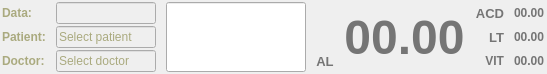
<?xml version="1.0" encoding="UTF-8"?>
<ui version="4.0">
 <class>bigviewnumcur</class>
 <widget class="QWidget" name="bigviewnumcur">
  <property name="geometry">
   <rect>
    <x>0</x>
    <y>0</y>
    <width>547</width>
    <height>68</height>
   </rect>
  </property>
  <property name="windowTitle">
   <string>Form</string>
  </property>
  <property name="styleSheet">
   <string notr="true">color: rgb(255, 255, 0);</string>
  </property>
  <layout class="QGridLayout" name="gridLayout_2">
   <property name="leftMargin">
    <number>0</number>
   </property>
   <property name="topMargin">
    <number>0</number>
   </property>
   <property name="rightMargin">
    <number>0</number>
   </property>
   <property name="bottomMargin">
    <number>0</number>
   </property>
   <property name="spacing">
    <number>0</number>
   </property>
   <item row="0" column="0">
    <layout class="QGridLayout" name="gridLayout" rowstretch="0,0,0" columnstretch="0,0,0,0,0,0,0,0,0">
     <property name="leftMargin">
      <number>2</number>
     </property>
     <property name="topMargin">
      <number>2</number>
     </property>
     <property name="rightMargin">
      <number>2</number>
     </property>
     <property name="bottomMargin">
      <number>2</number>
     </property>
     <property name="horizontalSpacing">
      <number>10</number>
     </property>
     <property name="verticalSpacing">
      <number>2</number>
     </property>
     <item row="1" column="1">
      <widget class="QLineEdit" name="lFioPatient">
       <property name="enabled">
        <bool>false</bool>
       </property>
       <property name="sizePolicy">
        <sizepolicy hsizetype="Fixed" vsizetype="Fixed">
         <horstretch>0</horstretch>
         <verstretch>0</verstretch>
        </sizepolicy>
       </property>
       <property name="minimumSize">
        <size>
         <width>100</width>
         <height>0</height>
        </size>
       </property>
       <property name="styleSheet">
        <string notr="true">color: rgb(170, 170, 127);</string>
       </property>
       <property name="text">
        <string>Select patient</string>
       </property>
      </widget>
     </item>
     <item row="0" column="5" rowspan="3" colspan="2">
      <widget class="QLabel" name="lCurAL">
       <property name="font">
        <font>
         <pointsize>36</pointsize>
         <weight>75</weight>
         <bold>true</bold>
        </font>
       </property>
       <property name="styleSheet">
        <string notr="true">color: rgb(117, 117, 117);</string>
       </property>
       <property name="text">
        <string>00.00</string>
       </property>
       <property name="alignment">
        <set>Qt::AlignCenter</set>
       </property>
      </widget>
     </item>
     <item row="1" column="8">
      <widget class="QLabel" name="lCurLT">
       <property name="font">
        <font>
         <weight>75</weight>
         <bold>true</bold>
        </font>
       </property>
       <property name="styleSheet">
        <string notr="true">color: rgb(117, 117, 117);</string>
       </property>
       <property name="text">
        <string>00.00</string>
       </property>
      </widget>
     </item>
     <item row="2" column="0">
      <widget class="QLabel" name="label_6">
       <property name="font">
        <font>
         <weight>75</weight>
         <bold>true</bold>
        </font>
       </property>
       <property name="styleSheet">
        <string notr="true">color: rgb(170, 170, 127);</string>
       </property>
       <property name="text">
        <string>Doctor:</string>
       </property>
      </widget>
     </item>
     <item row="1" column="7">
      <widget class="QLabel" name="label_2">
       <property name="font">
        <font>
         <pointsize>10</pointsize>
         <weight>75</weight>
         <bold>true</bold>
        </font>
       </property>
       <property name="styleSheet">
        <string notr="true">color: rgb(117, 117, 117);</string>
       </property>
       <property name="text">
        <string>LT</string>
       </property>
       <property name="alignment">
        <set>Qt::AlignRight|Qt::AlignTrailing|Qt::AlignVCenter</set>
       </property>
      </widget>
     </item>
     <item row="2" column="4">
      <widget class="QLabel" name="label">
       <property name="font">
        <font>
         <pointsize>10</pointsize>
         <weight>75</weight>
         <bold>true</bold>
        </font>
       </property>
       <property name="layoutDirection">
        <enum>Qt::LeftToRight</enum>
       </property>
       <property name="styleSheet">
        <string notr="true">color: rgb(117, 117, 117);</string>
       </property>
       <property name="text">
        <string>AL</string>
       </property>
       <property name="alignment">
        <set>Qt::AlignCenter</set>
       </property>
      </widget>
     </item>
     <item row="0" column="8">
      <widget class="QLabel" name="lCurACD">
       <property name="font">
        <font>
         <weight>75</weight>
         <bold>true</bold>
        </font>
       </property>
       <property name="styleSheet">
        <string notr="true">color: rgb(117, 117, 117);</string>
       </property>
       <property name="text">
        <string>00.00</string>
       </property>
      </widget>
     </item>
     <item row="0" column="1">
      <widget class="QLineEdit" name="lineEdit">
       <property name="enabled">
        <bool>false</bool>
       </property>
       <property name="sizePolicy">
        <sizepolicy hsizetype="Fixed" vsizetype="Fixed">
         <horstretch>0</horstretch>
         <verstretch>0</verstretch>
        </sizepolicy>
       </property>
       <property name="minimumSize">
        <size>
         <width>100</width>
         <height>0</height>
        </size>
       </property>
       <property name="styleSheet">
        <string notr="true">color: rgb(170, 170, 127);</string>
       </property>
       <property name="text">
        <string/>
       </property>
      </widget>
     </item>
     <item row="1" column="4">
      <widget class="QLabel" name="label_3">
       <property name="font">
        <font>
         <pointsize>10</pointsize>
         <weight>75</weight>
         <bold>true</bold>
        </font>
       </property>
       <property name="text">
        <string/>
       </property>
       <property name="alignment">
        <set>Qt::AlignCenter</set>
       </property>
      </widget>
     </item>
     <item row="0" column="7">
      <widget class="QLabel" name="label_1">
       <property name="font">
        <font>
         <pointsize>10</pointsize>
         <weight>75</weight>
         <bold>true</bold>
        </font>
       </property>
       <property name="styleSheet">
        <string notr="true">color: rgb(117, 117, 117);</string>
       </property>
       <property name="text">
        <string>ACD</string>
       </property>
       <property name="alignment">
        <set>Qt::AlignRight|Qt::AlignTrailing|Qt::AlignVCenter</set>
       </property>
      </widget>
     </item>
     <item row="0" column="0">
      <widget class="QLabel" name="lData">
       <property name="font">
        <font>
         <weight>75</weight>
         <bold>true</bold>
        </font>
       </property>
       <property name="styleSheet">
        <string notr="true">color: rgb(170, 170, 127);</string>
       </property>
       <property name="text">
        <string>Data:</string>
       </property>
      </widget>
     </item>
     <item row="2" column="7">
      <widget class="QLabel" name="label_4">
       <property name="font">
        <font>
         <weight>75</weight>
         <bold>true</bold>
        </font>
       </property>
       <property name="styleSheet">
        <string notr="true">color: rgb(117, 117, 117);</string>
       </property>
       <property name="text">
        <string>VIT</string>
       </property>
       <property name="alignment">
        <set>Qt::AlignRight|Qt::AlignTrailing|Qt::AlignVCenter</set>
       </property>
      </widget>
     </item>
     <item row="0" column="2" rowspan="3">
      <spacer name="horizontalSpacer_2">
       <property name="orientation">
        <enum>Qt::Horizontal</enum>
       </property>
       <property name="sizeHint" stdset="0">
        <size>
         <width>40</width>
         <height>20</height>
        </size>
       </property>
      </spacer>
     </item>
     <item row="2" column="8">
      <widget class="QLabel" name="lCurVIT">
       <property name="font">
        <font>
         <weight>75</weight>
         <bold>true</bold>
        </font>
       </property>
       <property name="styleSheet">
        <string notr="true">color: rgb(117, 117, 117);</string>
       </property>
       <property name="text">
        <string>00.00</string>
       </property>
      </widget>
     </item>
     <item row="2" column="1">
      <widget class="QLineEdit" name="lFioDoctor">
       <property name="enabled">
        <bool>false</bool>
       </property>
       <property name="sizePolicy">
        <sizepolicy hsizetype="Fixed" vsizetype="Fixed">
         <horstretch>0</horstretch>
         <verstretch>0</verstretch>
        </sizepolicy>
       </property>
       <property name="minimumSize">
        <size>
         <width>100</width>
         <height>0</height>
        </size>
       </property>
       <property name="styleSheet">
        <string notr="true">color: rgb(170, 170, 127);</string>
       </property>
       <property name="text">
        <string>Select doctor</string>
       </property>
       <property name="frame">
        <bool>true</bool>
       </property>
      </widget>
     </item>
     <item row="1" column="0">
      <widget class="QLabel" name="label_5">
       <property name="font">
        <font>
         <weight>75</weight>
         <bold>true</bold>
        </font>
       </property>
       <property name="styleSheet">
        <string notr="true">color: rgb(170, 170, 127);</string>
       </property>
       <property name="text">
        <string>Patient:</string>
       </property>
      </widget>
     </item>
     <item row="0" column="3" rowspan="3">
      <widget class="QLineEdit" name="leSide">
       <property name="sizePolicy">
        <sizepolicy hsizetype="Expanding" vsizetype="Expanding">
         <horstretch>0</horstretch>
         <verstretch>0</verstretch>
        </sizepolicy>
       </property>
       <property name="font">
        <font>
         <pointsize>36</pointsize>
         <weight>75</weight>
         <bold>true</bold>
        </font>
       </property>
       <property name="styleSheet">
        <string notr="true">color: rgb(170, 170, 127);</string>
       </property>
       <property name="text">
        <string/>
       </property>
       <property name="alignment">
        <set>Qt::AlignCenter</set>
       </property>
       <property name="readOnly">
        <bool>true</bool>
       </property>
      </widget>
     </item>
    </layout>
   </item>
  </layout>
 </widget>
 <resources/>
 <connections/>
</ui>
